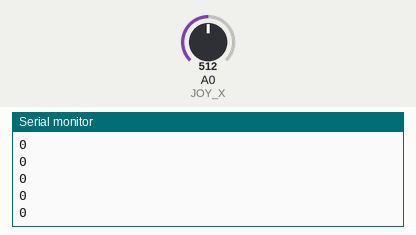
Recording of a sketch running on a simulated Arduino Uno, built with avr-gcc and run on an emulated ATmega328P. Shown: the last lines printed to the serial monitor. The test bench sets the inputs (shaded band); at power-on: A0 (JOY_X) = 512.

Above: at 1.2 s.
1.3 s: A0 (JOY_X) set to 716
At 1.32 s:
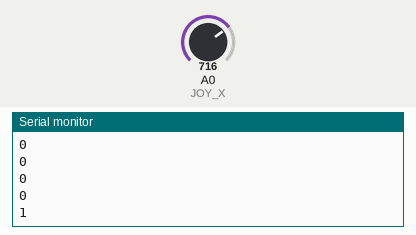
2.8 s: A0 (JOY_X) set to 306
At 2.83 s:
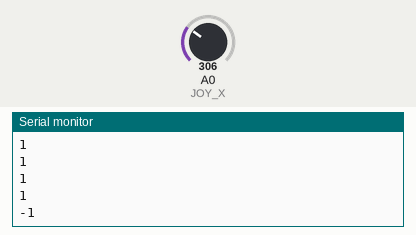
Timing chart, 0 to 5.8 s (numbered marks = the images above; inputs shaded):
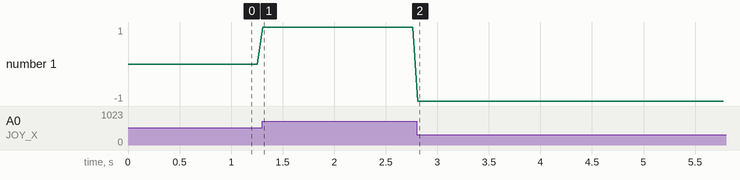

The sketch:

waste_controller.ino
```cpp
// Waste Management Game - Arduino Controller
// Uses a single joystick for movement

const int JOY_X = A0;  // X-axis pin
const int JOY_Y = A1;  // Y-axis pin (not used but configured)

// Center position calibration
const int CENTER_THRESHOLD = 100;  // Deadzone for center position
const int CENTER_VALUE = 512;      // Middle value for analog read

void setup() {
  Serial.begin(9600);  // Start serial communication
}

void loop() {
  // Read joystick values
  int xValue = analogRead(JOY_X);

  // Calculate movement (-1, 0, or 1)
  int movement = 0;

  // Convert analog value to movement
  if (abs(xValue - CENTER_VALUE) > CENTER_THRESHOLD) {
    movement = (xValue > CENTER_VALUE) ? 1 : -1;
  }

  // Send movement value over serial
  Serial.println(movement);

  // Small delay to prevent serial buffer overflow
  delay(50);
}
```

Measured:
- after the input at 1.3 s, the serial monitor: prints a new line at once (image 1)
- after the input at 2.8 s, the serial monitor: prints a new line at once (image 2)
- plotted number 1: 0 → 1 after the input at 1.3 s, 1 → -1 after the input at 2.8 s
